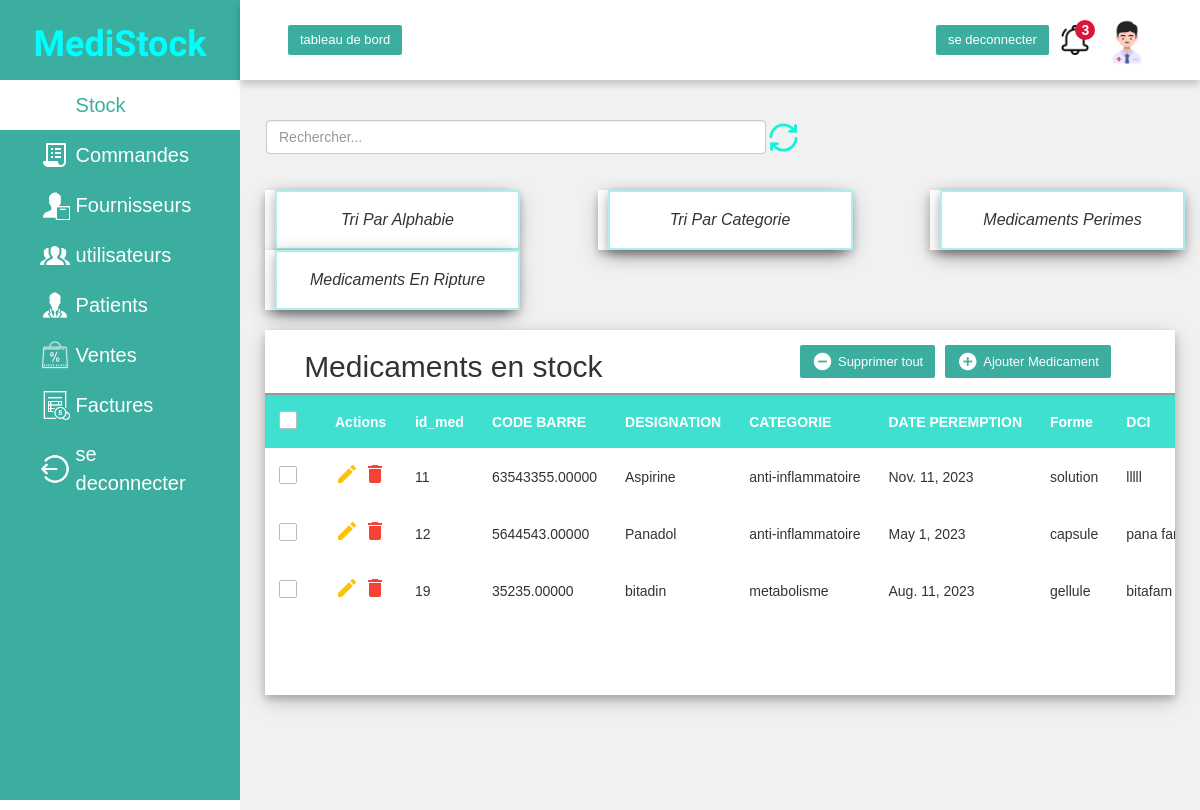
The app's page /stock (signed in) with its own data.
### gststock/models.py (models this page shows, shortened)
class medicament(models.Model):
    CodeBarre = models.DecimalField(max_digits=20,decimal_places=5)
    designation = models.CharField(max_length=50)
    categorie = models.CharField(max_length=100)
    forme = models.CharField(max_length=50,null=True,blank=True)
    DCI= models.CharField(max_length=50,null=True,blank=True)
    qte = models.IntegerField(null=True,blank=True)
    dosage = models.IntegerField(null=True,blank=True)
    prix_vente = models.DecimalField(max_digits=20,decimal_places=7,null=True,blank=True)
    stock_min = models.IntegerField(null=True,blank=True)
    prix_achat =models.DecimalField(max_digits=20,decimal_places=7,null=True,blank=True)
    date_permeotion = models.DateField()
    lieu_med = models.TextField(null=True,blank=True)

### gststock/views.py (the view)
# urls.py: path('stock', views.stock, name = 'stock'),
@login_required
def stock(request):
    if 'q' in request.GET:
       q = request.GET['q']
       meds = medicament.objects.filter(designation__icontains=q)
       context = {
        'meds':meds,
    }
    else:
       meds = medicament.objects.all()
    context = {'meds': meds}
    return render(request, 'gstock/stock.html', context)

### templates/gstock/stock.html (shortened to what this page needs)
{% load static%}
{% include 'parties/nav.html' %}
{% block content %}
<!DOCTYPE html>
<html lang="en">
<head>
<link rel="stylesheet" href="https://maxcdn.bootstrapcdn.com/font-awesome/4.7.0/css/font-awesome.min.css">
<link rel="stylesheet" href="https://maxcdn.bootstrapcdn.com/bootstrap/3.3.7/css/bootstrap.min.css">
</head>
<body>
    <div class="container1">
        <div class="content1">
            <form class="chercher" >
                <div class="form-group ch" style="display: flex;">
                    <input  name="q"  class="form-control" type="search" placeholder="Rechercher..." style="width: 500px;
                    margin-left: 26px;display: inline;">
                    <a href="{% url 'stock' %}">  <img class="logo" width="35px" src="{% static 'image/refresh.png' %}"  alt="logo"></a>
                </div>
            </form>
            <div class="cards">
                <div class="card">
                    <div class="box">
                      <form   method="POST" action="{% url 'tri_par_designation' %}">
                            <input  class="card"  type="submit" value="Tri Par Alphabie">
                        </form>
                    </div>
                </div>
                <div class="card">
                    <div class="box">
                        <form   method="POST" action="{% url 'tri_par_categorie' %}">
                            <input class="card"  type="submit" value="Tri Par Categorie">
                        </form>
                    </div>
                </div>
                <div class="card">
                    <div class="box">
                        <form   method="POST" action="{% url 'date_exp' %}">
                            <input class="card"  type="submit" value="Medicaments Perimes">
                        </form>
                    </div>
                </div>
                <div class="card">
                    <div class="box">
                        <form   method="POST" action="{% url 'qte_min' %}">
                            <input class="card"  type="submit" value="Medicaments En Ripture">
                        </form>
                    </div>
                </div>
            </div>
             <div class="content-2">
                <div class="recent-payments">
                    <div class="title">
                       <h2>Medicaments en stock</h2>
                       <div class="col-sm-6">
                        <a  href="#ajoutermedicament" class="btn" data-toggle="modal"><i class="material-icons">&#xE147;</i><span >Ajouter Medicament</span> </a>
                        <a href="#deletefournisseurModal-{{forloop.counter}}" class="btn " data-toggle="modal"><i class="material-icons">&#xE15C;</i> <span>Supprimer tout</span></a>
                       </div>
                   </div>
<div class="table-container1">
    <table>
        <thead>
            <tr>
                <th>
                    <span class="custom-checkbox">
                        <label for="selectAll"></label>
                    </span>
                </th>
                <th >Actions</th>
                <th >id_med</th>
                <th>CODE BARRE</th>
                <th>DESIGNATION</th>
                <th>CATEGORIE</th>
                <th>DATE PEREMPTION</th>
                <th>Forme</th>
                <th>DCI</th>
            </tr>
        </thead>
        <tbody>
            {% for x in meds %}
            <tr class="h">
                <td>
                    <span  class="custom-checkbox">
                        <label for="checkbox1"></label>
                    </span>
                </td>
                <td class="actions h">
                    <a href="#editEmployeeModal-{{forloop.counter}}" class="edit" data-toggle="modal"><i class="material-icons" data-toggle="tooltip" title="modifier">&#xE254;</i></a>
                    <a href="#deleteEmployeeModal-{{forloop.counter}}" class="delete" data-toggle="modal"><i class="material-icons" data-toggle="tooltip" title="supprimer">&#xE872;</i></a>
                </td>
                <td>{{x.id}}</td>
                <td>{{x.CodeBarre}}</td>
                <td>{{x.designation}}</td>
                <td>{{x.categorie}}</td>
                <td>{{x.date_permeotion}}</td>
                <td>{{x.forme}}</td>
                <td>{{x.DCI}}</td>
            </tr>
            {% endfor  %}
        </tbody>
</table>
 </div>
                 </div>
                </div>
         </div>
    </div>
</body>
</html>
{% endblock content %}

### templates/parties/nav.html (style rules this page uses)
* { padding: 0; margin: 0; box-sizing: border-box; font-family: 'Poppins',sans-serif; }
body { min-height: 100vh; }
a { text-decoration: none; }
h1,h2 { color: #444; }
.container1 { position: absolute; right: 0; width: 80vw; height: 100vh; background: #f1f1f1; }
.btn { background-color: #3baea0; color: white; padding: 5px 10px; text-align: center; }

### templates/gstock/stock.html (style rules this page uses)
table { min-width: max-content; }
.container1 .content1 { position: relative; margin-top: 15vh; min-height: 80vh; background: #f1f1f1; }
.chercher { margin-top: 0px; }
.container1 .content1 .content-2 { min-height: 60vh; display: flex; justify-content: space-around; align-items: flex-start; flex-wrap: wrap; }
.container1 .content1 .content-2 .recent-payments { flex: 5; width:900px; background: white; margin: 0 25px 25px 25px; box-shadow: 0 4px 8px 0 rgba(0,0,0,0.2),0 6px 20px 0 rgba(0,0,0,0.19); display: flex; flex-direction: column; }
.title { display: flex; align-items: center; justify-content: space-around; border-bottom: 2px solid #999; }
table th { color: white; background:#40E0D0; position: sticky; top: 0; }
table { padding: 10px; }
td,th { text-align: left; padding: 14px 14px }
table td a.edit { color: #FFC107; }
table td a.delete { color: #F44336; }
.title .btn i { float: left; font-size: 21px; margin-right: 5px; }
.title .btn span { float: left; margin-top: 2px; }
.title .btn { float: right; font-size: 13px; border: none; min-width: 50px; border-radius: 2px; border: none; margin-right: 10px; outline: none !important; }
.btn { float: right; font-size: 13px; border: none; min-width: 50px; border-radius: 2px; border: none; margin-right: 10px; outline: none !important; }
.custom-checkbox { position: relative; }
.custom-checkbox label:before { width: 18px; height: 18px; }
.custom-checkbox label:before { content: ''; margin-right: 10px; display: inline-block; vertical-align: text-top; background: white; border: 1px solid #bbb; border-radius: 2px; box-sizing: border-box; z-index: 2; }
.table-container1 { padding-bottom: 6px; height:100%; overflow: scroll; max-height: 60vh; height: 300px; }
.container1 .content1 .cards { padding: 20px 15px; display: flex; align-items: center; justify-content: space-between; flex-wrap: wrap; }
.container1 .content1 .cards .card { width: 245px; height: 60px; background: white; margin: 0px 10px ; display: flex; align-items: center; justify-content: space-around; box-shadow: 0 4px 8px 0 rgba(0,0,0,0.2),0 6px 20px 0 rgba(0, 0, 0, 0.19); }
.container1 .content1 .cards .card input { border: 2px solid paleturquoise; font-style: oblique; font-size: medium; }
.container1 .content1 { position: relative; margin-top: 15vh; min-height:85vh; }

### records on screen
medicament: id "11", CodeBarre "63543355.00000", designation "Aspirine", categorie "anti-inflammatoire", date_permeotion "Nov. 11, 2023", forme "solution", DCI "lllll"
medicament: id "12", CodeBarre "5644543.00000", designation "Panadol", categorie "anti-inflammatoire", date_permeotion "May 1, 2023", forme "capsule", DCI "pana…"
medicament: id "19", CodeBarre "35235.00000", designation "bitadin", categorie "metabolisme", date_permeotion "Aug. 11, 2023", forme "gellule", DCI "bitafam"
